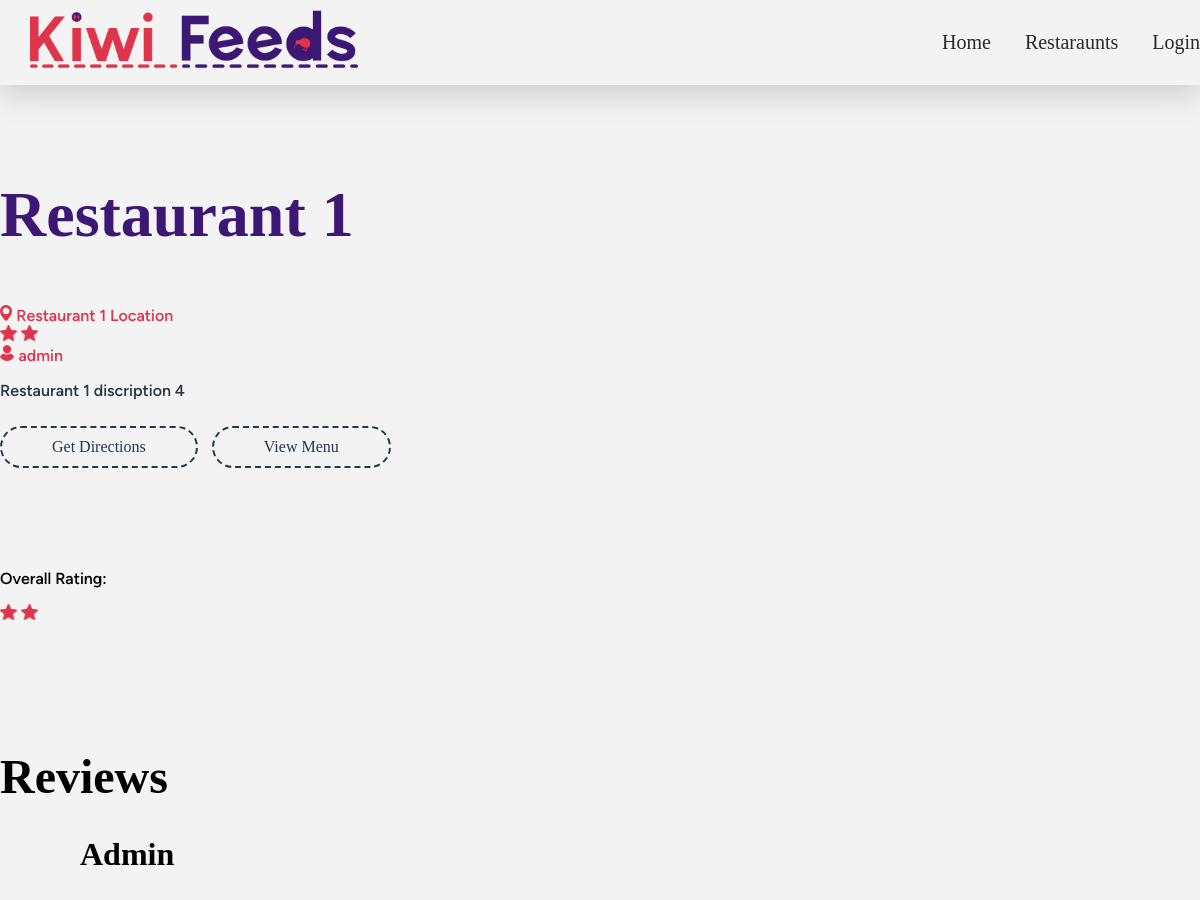
The page /restaurants/1/ (upper part) on the database as committed earlier.
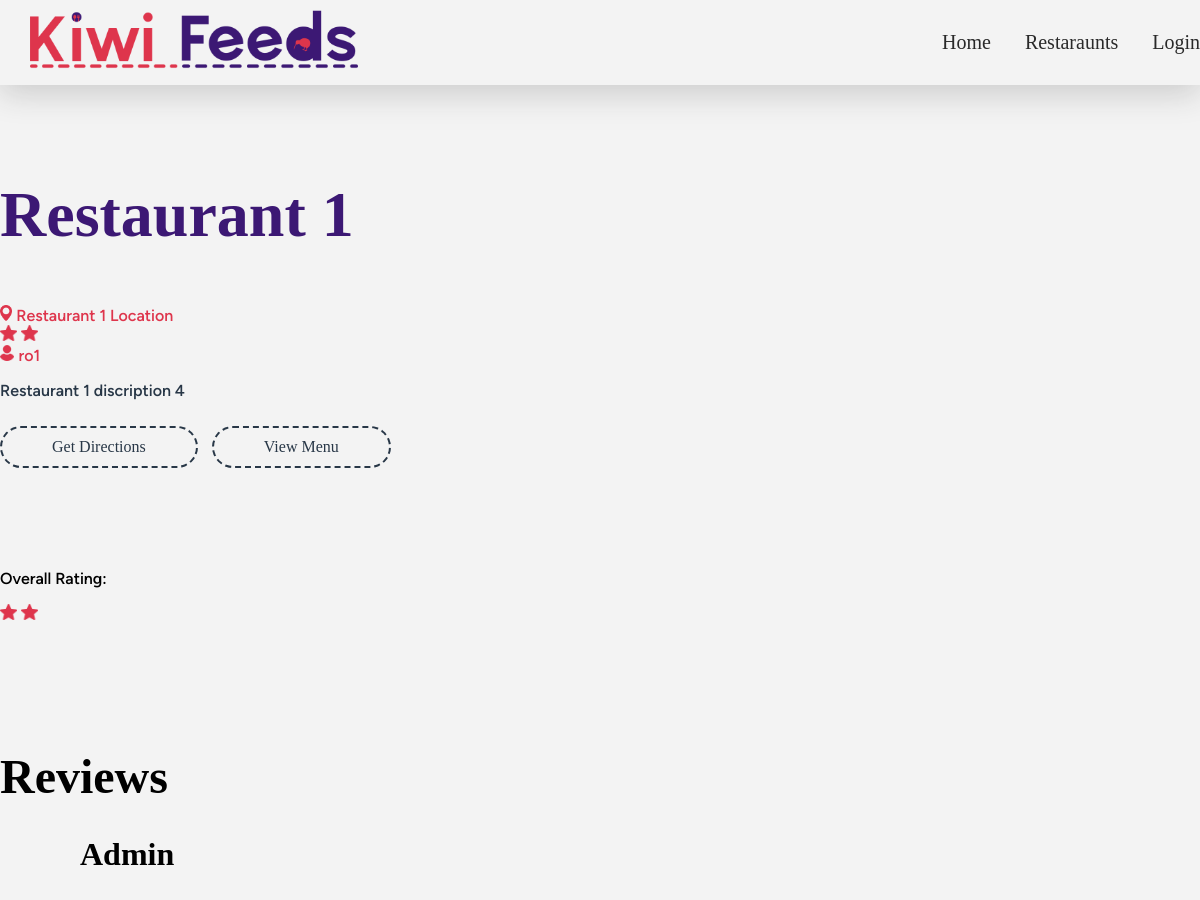
The same page on the database as committed later.
### app_restaurants/models.py (models this page shows, shortened)
class Restaurant(models.Model):
    restaurant_name = models.CharField(max_length=255)
    restaurant_description = models.CharField(max_length=255)
    restaurant_location = models.CharField(max_length=255)
    restaurant_owner = models.ForeignKey('app_user.UserProfile',on_delete=models.PROTECT, related_name='restaurant_owner_user',null=True,blank=True)

### app_user/models.py (models this page shows, shortened)
class UserProfile(models.Model):
    this_user = models.OneToOneField(User, on_delete=models.PROTECT ,verbose_name='User')
    profile_picture = models.ImageField(
        default='/profile_pics/temp_pfp_placeholder_REPLACE_LATER.avif',
        upload_to=generate_image_path,
        height_field=None,
        width_field=None
    )
    phone_number = PhoneNumberField()
    address = models.CharField(max_length=1000)
    def __str__(self):
        return f'{self.this_user.username} '

### app_restaurants/views.py (the view)
# urls.py: path("<int:restaurant_id>/", restaurant_details, name="restaurant-details"),
def restaurant_details(request, restaurant_id):
    restaurant = get_object_or_404(Restaurant, pk=restaurant_id)
    reviews = restaurant.reviews.all()
    overall_rating = Review.objects.filter(restaurant=restaurant).aggregate(Avg('rating'))['rating__avg']
    is_favorite = False
    if request.user.is_authenticated:
        user_profile = request.user.userprofile
        is_favorite = Favorites.objects.filter(user=user_profile, restaurant=restaurant).exists()
    context = {
        "restaurant": restaurant,
        "reviews": reviews,  # Pass the reviews queryset to the context
         'is_favorite': is_favorite,
         'overall_rating': overall_rating,
    }
    return render(request, 'app_restaurants/restaurant_details.html', context)

### app_user/templatetags/custom_tags.py (called while the page is built)
@register.filter(name='user_belongs_to_group')
def user_belongs_to_group(user, group_name):
    return user.groups.filter(name=group_name).exists()

### templates/app_restaurants/restaurant_details.html (shortened to what this page needs)
{% extends 'base/base.html' %}
{% load static%}
{% load custom_tags %}
{% block content %}
<section>
    <h1 class="r-title">{{restaurant.restaurant_name}}</h1>
    <div class="info-wrap-details">
        <div class="res-details-wrap">
            <div class="icon-text-wrap">
                <img class="icon" src="{% static 'images/icons/location-pin.png' %}">
                <a class="r-info-text">{{restaurant.restaurant_location}}</a>
            </div>
            <div class="icon-text-wrap">
                {% if reviews %}
                    <div class="rating-wrap">
                        {% for _ in "x"|ljust:overall_rating %}
                            <img class="icon" src="{% static 'images/icons/star.png' %}">
                        {% endfor %}
                    </div>
                {% endif %}
            </div>
            <div class="icon-text-wrap">
                <img class="icon" src="{% static 'images/icons/owner.png' %}">
                <a class="r-info-text">{{restaurant.restaurant_owner}}</a>
            </div>
        </div>
    </div>
    <p class="text">{{restaurant.restaurant_description}}</p>
    <div class="button-wrap">
        <a href="https://www.google.com/maps/place/{{restaurant.restaurant_location}}" target="_blank"class="btn btn-dark">Get Directions</a>
        <a href=""class="btn btn-dark">View Menu</a>
    </div>
</section>
{% if reviews %}
    <p>Overall Rating:</p>
    <div class="rating-wrap">
        {% for _ in "x"|ljust:overall_rating %}
            <img class="icon" src="{% static 'images/icons/star.png' %}">
        {% endfor %}
    </div>
{% endif %}
<section>
    <h2>Reviews</h2>
    <ul>
        {% for review in reviews %}
            <ul>
                <div class="reviews-wrap">
                    <li>
                        <h3 class="rev-name">{{ review.user.this_user.username|title }}</h3>
                    </li>
                </div>
            </ul>
        {% empty %}
            <p>No reviews available for this restaurant.</p>
        {% endfor %}
    </ul>
</section>
{% endblock %}

Rows that differ between the two databases and show on the page:
changed Restaurant "Restaurant 1": restaurant_owner "admin" → "ro1"
